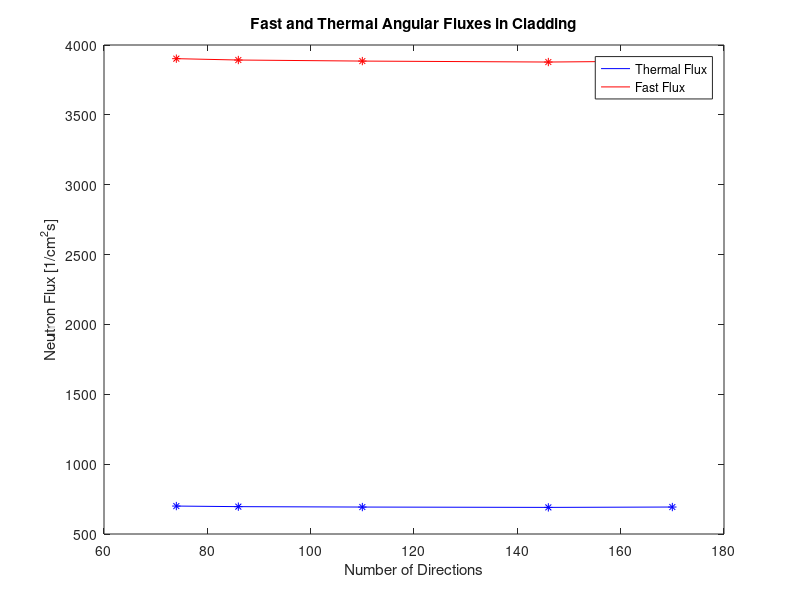

The MATLAB script that drew this image:
clear all
close all
clc
 
D = [74 86 110 146 170];
T = [7.000213000000000e+02 6.958099000000000e+02 6.929014000000000e+02 6.904866000000000e+02 6.930377000000000e+02];
F = [3.902232000000000e+03 3.892507000000000e+03 3.884975000000000e+03 3.878095000000000e+03 3.885393000000000e+03];

plot(D, T,'b', D, F, 'r')
hold all
for i = 1:5
    plot(D(i),T(i),'b*', D(i),F(i),'r*');
end;
xlabel('Number of Directions');
ylabel('Neutron Flux [1/cm^2s]');
legend('Thermal Flux','Fast Flux');
title('Fast and Thermal Angular Fluxes in Cladding');

